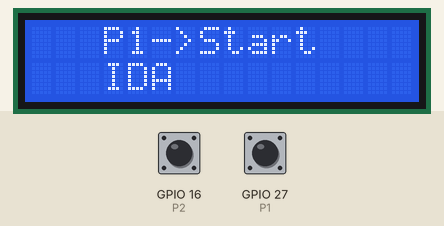
This sketch was run on a simulated ESP32. Parts: 16×2 character LCD. Inputs (shaded band) come from the test bench; at power-on: GPIO 27 (P1) HIGH, GPIO 16 (P2) HIGH.

Above: at 1.2 s.
1.3 s: GPIO 27 (P1) pulled LOW for 0.15 s
At 1.6 s:
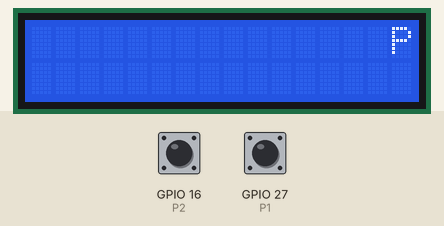
At 2.13 s:
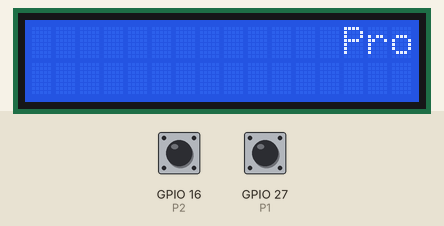
Timing chart, 0 to 4.3 s (numbered marks = the images above; inputs shaded):
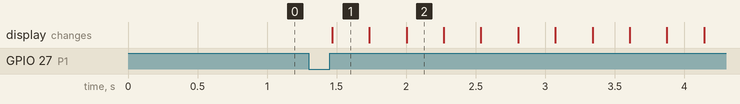

Measured:
- after the input at 1.3 s, the display: changes after 0.17 s (image 1)

The sketch:

LCD10_moving_msg2.ino
```cpp
#include <LiquidCrystal_PCF8574.h>

#define P1 27
#define P2 16
#define WT 250

LiquidCrystal_PCF8574 lcd(0x3F);

bool p1down = false;
bool p2down = false;

String estaciones[5] = {
  "GUADALAJARA",
  "AZUQUECA",
  "MECO",
  "ALCALA UNIVERSIDAD",
  "ALCALA DE HENARES"
};

int direccion = 0;

void setup()
{
  lcd.begin(16, 2);
  lcd.setBacklight(255);

  pinMode(P1, INPUT_PULLUP);
  pinMode(P2, INPUT_PULLUP);

  menu();
}

void menu()
{
  lcd.clear();
  lcd.setCursor(3, 0);
  lcd.print("P1->Start");
  lcd.setCursor(3, 1);
  if(direccion == 0) lcd.print("IDA");
  else lcd.print("VUELTA");
}

void loop()
{
  if(!digitalRead(P1)) p1down = true;
  if(!digitalRead(P2)) p2down = true;

  if(digitalRead(P2) && p2down)
  {
    direccion = direccion == 0 ? 1 : 0;
    p2down = false;
    menu();
  }

  if(digitalRead(P1) && p1down)
  {
    p1down = false;

    String texto = "Proximas estaciones: ";

    for(int i = (direccion == 0 ? 0 : 4); (direccion == 0 ? (i < 5) : (i >= 0)); (direccion == 0 ? i++ : i--))
    {
      texto += estaciones[i];
      if(direccion == 0 && i != 4) texto += ", ";
      if(direccion == 1 && i != 0) texto += ", ";
    }

    lcd.setCursor(0,0);

    for(int i = 0; i < 16; i++)
    {
      texto = " " + texto;
    }

    while(texto.length() > 0)
    {
      lcd.clear();
      texto = texto.substring(1);
      lcd.print(texto.substring(0, 16));
      delay(WT);
    }

    delay(800);
    menu();
  }
}
```
